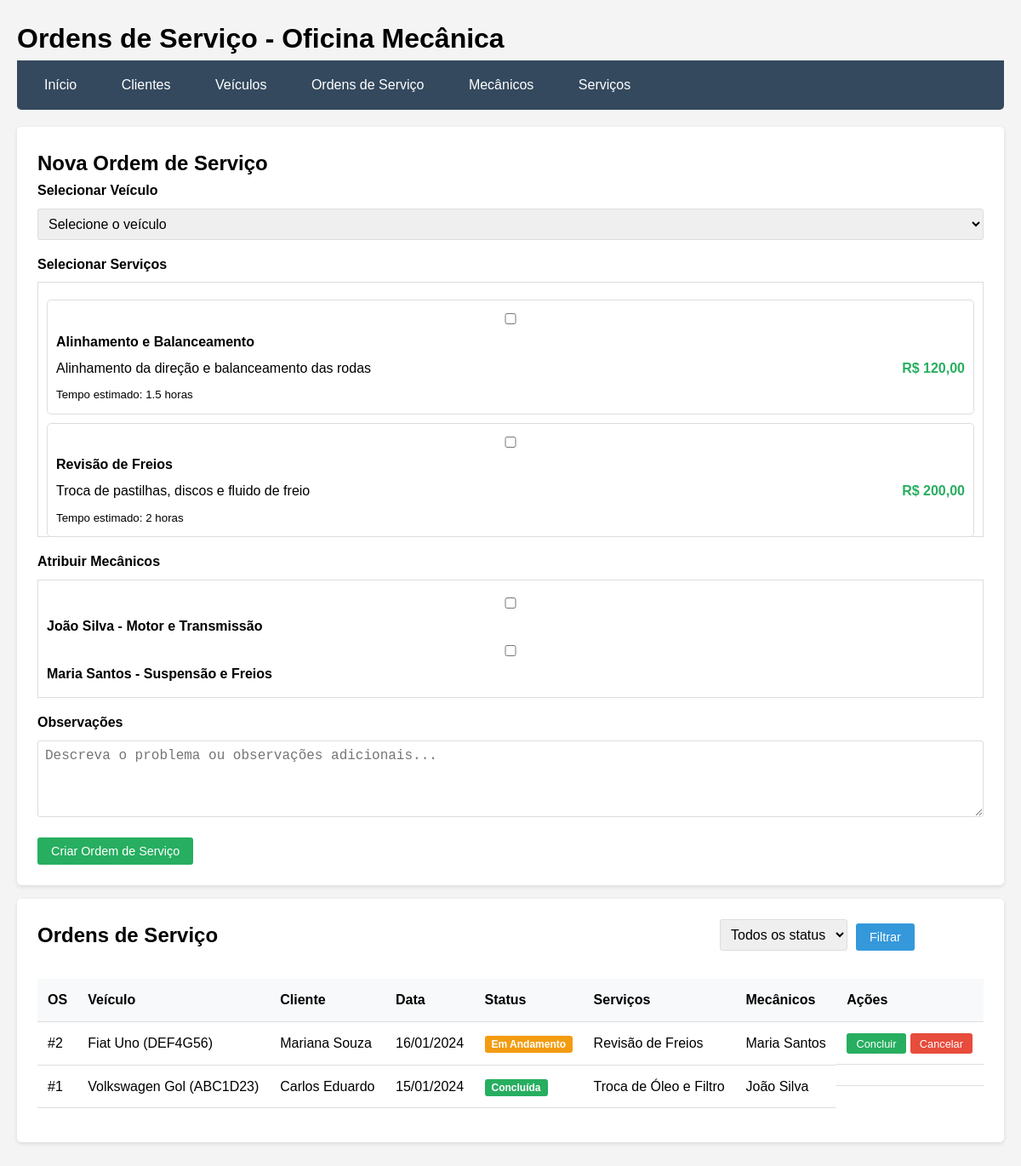
Page /ordens.php on the committed database.
### tables this page shows
CREATE TABLE servicos (
    id_servico INT AUTO_INCREMENT PRIMARY KEY,
    nome_servico VARCHAR(100) NOT NULL,
    descricao TEXT,
    preco_mao_obra DECIMAL(10,2) NOT NULL,
    tempo_estimado VARCHAR(50)
);

CREATE TABLE mecanicos (
    id_mecanico INT AUTO_INCREMENT PRIMARY KEY,
    nome VARCHAR(100) NOT NULL,
    especialidade VARCHAR(100)
);

CREATE TABLE ordens_servico (
    id_os INT AUTO_INCREMENT PRIMARY KEY,
    id_veiculo INT NOT NULL,
    data_abertura DATE,
    status VARCHAR(20) DEFAULT 'Aberta',
    observacoes TEXT,
    FOREIGN KEY (id_veiculo) REFERENCES veiculos(id_veiculo) ON DELETE CASCADE
);

CREATE TABLE veiculos (
    id_veiculo INT AUTO_INCREMENT PRIMARY KEY,
    id_cliente INT NOT NULL,
    marca VARCHAR(50) NOT NULL,
    modelo VARCHAR(50) NOT NULL,
    ano INT,
    placa VARCHAR(10) UNIQUE NOT NULL,
    FOREIGN KEY (id_cliente) REFERENCES clientes(id_cliente) ON DELETE CASCADE
);

CREATE TABLE clientes (
    id_cliente INT AUTO_INCREMENT PRIMARY KEY,
    nome VARCHAR(100) NOT NULL,
    telefone VARCHAR(20),
    email VARCHAR(100)
);

### config.php (called while the page is built, shortened)
<?php
function formatarData($data) {
    return $data ? date('d/m/Y', strtotime($data)) : '';
}
function formatarMoeda($valor) {
    return 'R$ ' . number_format($valor, 2, ',', '.');
}
include 'funcoes.php';
?>

### ordens.php (the view, shortened to what this page needs)
<?php include 'config.php'; ?>
<?php
$status_filtro = '';
$where = '';
?>
<!DOCTYPE html>
<html>
<head>
    <link rel="stylesheet" href="style.css">
</head>
<body>
    <div class="container">
        <h1>Ordens de Serviço - Oficina Mecânica</h1>
        <nav>
            <a href="index.php">Início</a>
            <a href="clientes.php">Clientes</a>
            <a href="veiculos.php">Veículos</a>
            <a href="ordens.php">Ordens de Serviço</a>
            <a href="mecanicos.php">Mecânicos</a>
            <a href="servicos.php">Serviços</a>
        </nav>
        <div class="card">
            <h2>Nova Ordem de Serviço</h2>
            <form method="POST">
                <div class="form-group">
                    <label>Selecionar Veículo</label>
                    <select name="id_veiculo" required>
                        <option value="">Selecione o veículo</option>
                    </select>
                </div>
                <div class="form-group">
                    <label>Selecionar Serviços</label>
                    <div style="max-height: 300px; overflow-y: auto; border: 1px solid #ddd; padding: 10px;">
                        <?php
                        $servicos = $pdo->query("SELECT * FROM servicos ORDER BY nome_servico");
                        while($servico = $servicos->fetch()):
                        ?>
                        <div class="service-item">
                            <label style="display: block; margin-bottom: 5px;">
                                <input type="checkbox" name="servicos[]" value="<?php echo $servico['id_servico']; ?>">
                                <strong><?php echo $servico['nome_servico']; ?></strong>
                            </label>
                            <div class="service-info">
                                <span><?php echo $servico['descricao']; ?></span>
                                <span class="service-price"><?php echo formatarMoeda($servico['preco_mao_obra']); ?></span>
                            </div>
                            <small>Tempo estimado: <?php echo $servico['tempo_estimado']; ?></small>
                        </div>
                        <?php endwhile; ?>
                    </div>
                </div>
                <div class="form-group">
                    <label>Atribuir Mecânicos</label>
                    <div style="border: 1px solid #ddd; padding: 10px;">
                        <?php
                        $mecanicos = $pdo->query("SELECT * FROM mecanicos ORDER BY nome");
                        while($mecanico = $mecanicos->fetch()){
                            echo "<label style='display: block; margin: 5px 0;'>
                                    <input type='checkbox' name='mecanicos[]' value='{$mecanico['id_mecanico']}'>
                                    {$mecanico['nome']} - {$mecanico['especialidade']}
                                  </label>";
                        }
                        ?>
                    </div>
                </div>
                <div class="form-group">
                    <label>Observações</label>
                    <textarea name="observacoes" placeholder="Descreva o problema ou observações adicionais..." rows="4"></textarea>
                </div>
                <button type="submit" name="adicionar" class="btn btn-success">Criar Ordem de Serviço</button>
            </form>
        </div>
        <div class="card">
            <div class="header-actions">
                <h2>Ordens de Serviço</h2>
                <form method="GET" class="form-inline">
                    <div class="form-group">
                        <select name="status">
                            <option value="">Todos os status</option>
                        </select>
                    </div>
                    <div class="form-group">
                        <button type="submit" class="btn">Filtrar</button>
                    </div>
                </form>
            </div>
            <div class="table-responsive">
                <table>
                    <thead>
                        <tr>
                            <th>OS</th>
                            <th>Veículo</th>
                            <th>Cliente</th>
                            <th>Data</th>
                            <th>Status</th>
                            <th>Serviços</th>
                            <th>Mecânicos</th>
                            <th>Ações</th>
                        </tr>
                    </thead>
                    <tbody>
                        <?php
                        $sql = "SELECT os.*, v.marca, v.modelo, v.placa, c.nome as cliente,
                                GROUP_CONCAT(DISTINCT s.nome_servico SEPARATOR ', ') as servicos,
                                GROUP_CONCAT(DISTINCT m.nome SEPARATOR ', ') as mecanicos
                                FROM ordens_servico os
                                JOIN veiculos v ON os.id_veiculo = v.id_veiculo
                                JOIN clientes c ON v.id_cliente = c.id_cliente
                                LEFT JOIN os_servicos oss ON os.id_os = oss.id_os
                                LEFT JOIN servicos s ON oss.id_servico = s.id_servico
                                LEFT JOIN os_mecanicos om ON os.id_os = om.id_os
                                LEFT JOIN mecanicos m ON om.id_mecanico = m.id_mecanico
                                $where
                                GROUP BY os.id_os
                                ORDER BY os.id_os DESC";
                        if($status_filtro) {
                            $stmt = $pdo->prepare($sql);
                            $stmt->execute([$status_filtro]);
                        } else {
                            $stmt = $pdo->query($sql);
                        }
                        while($os = $stmt->fetch()):
                        ?>
                        <tr>
                            <td>#<?php echo $os['id_os']; ?></td>
                            <td><?php echo $os['marca'] . ' ' . $os['modelo'] . ' (' . $os['placa'] . ')'; ?></td>
                            <td><?php echo $os['cliente']; ?></td>
                            <td><?php echo formatarData($os['data_abertura']); ?></td>
                            <td><?php echo getStatusBadge($os['status']); ?></td>
                            <td><?php echo $os['servicos'] ?: 'Nenhum serviço'; ?></td>
                            <td><?php echo $os['mecanicos'] ?: 'Nenhum mecânico'; ?></td>
                            <td class="action-buttons">
                                <?php if($os['status'] == 'Aberta' || $os['status'] == 'Em Andamento'): ?>
                                    <form method="POST" style="display: inline;">
                                        <button type="submit" name="concluir" class="btn btn-success btn-sm">Concluir</button>
                                    </form>
                                    <form method="POST" style="display: inline;">
                                        <button type="submit" name="cancelar" class="btn btn-danger btn-sm"
                                                onclick="return confirm('Tem certeza que deseja cancelar a OS #<?php echo $os['id_os']; ?>?')">
                                            Cancelar
                                        </button>
                                    </form>
                                <?php endif; ?>
                            </td>
                        </tr>
                        <?php endwhile; ?>
                    </tbody>
                </table>
            </div>
        </div>
    </div>
</body>
</html>

### funcoes.php (shortened to what this page needs)
<?php
function getStatusBadge($status) {
    $classes = [
        'Aberta' => 'status-aberta',
        'Em Andamento' => 'status-andamento',
        'Concluída' => 'status-concluida',
        'Cancelada' => 'status-cancelada'
    ];
    $class = $classes[$status] ?? 'status-aberta';
    return '<span class="status-badge ' . $class . '">' . $status . '</span>';
}
?>

### style.css (style rules this page uses)
* { margin: 0; padding: 0; box-sizing: border-box; }
body { font-family: Arial, sans-serif; background: #f4f4f4; line-height: 1.6; }
.container { max-width: 1200px; margin: 0 auto; padding: 20px; }
nav { background: #34495e; padding: 1rem; margin-bottom: 20px; border-radius: 0 0 5px 5px; }
nav a { color: white; text-decoration: none; margin-right: 1rem; padding: 0.5rem 1rem; border-radius: 3px; transition: background 0.3s; }
.card { background: white; padding: 1.5rem; margin: 1rem 0; border-radius: 5px; box-shadow: 0 2px 5px rgba(0,0,0,0.1); }
.table-responsive { overflow-x: auto; }
table { width: 100%; border-collapse: collapse; margin: 1rem 0; }
th, td { padding: 0.75rem; text-align: left; border-bottom: 1px solid #ddd; }
th { background: #f8f9fa; font-weight: bold; }
.btn { background: #3498db; color: white; padding: 0.5rem 1rem; border: none; border-radius: 3px; cursor: pointer; text-decoration: none; display: inline-block; font-size: 0.9rem; transition: background 0.3s; }
.btn-success { background: #27ae60; }
.btn-danger { background: #e74c3c; }
.btn-sm { padding: 0.3rem 0.7rem; font-size: 0.8rem; }
.form-group { margin-bottom: 1rem; }
label { display: block; margin-bottom: 0.5rem; font-weight: bold; }
input, select, textarea { width: 100%; padding: 0.5rem; border: 1px solid #ddd; border-radius: 3px; font-size: 1rem; }
.header-actions { display: flex; justify-content: space-between; align-items: center; margin-bottom: 1rem; flex-wrap: wrap; gap: 1rem; }
.form-inline { display: flex; gap: 10px; align-items: end; flex-wrap: wrap; }
.form-inline .form-group { margin-bottom: 0; flex: 1; min-width: 150px; }
.action-buttons { display: flex; gap: 5px; flex-wrap: wrap; }
.status-badge { padding: 3px 8px; border-radius: 3px; color: white; font-size: 12px; font-weight: bold; }
.status-andamento { background: #f39c12; }
.status-concluida { background: #27ae60; }
.service-item { margin: 10px 0; padding: 10px; border: 1px solid #ddd; border-radius: 5px; }
.service-info { display: flex; justify-content: space-between; margin: 5px 0; }
.service-price { color: #27ae60; font-weight: bold; }

### rows in the picture
servicos: nome_servico "Alinhamento e Balanceamento", descricao "Alinhamento da direção e balanceamento das rodas", preco_mao_obra "R$ 120,00", tempo_estimado "1.5 horas"
servicos: nome_servico "Revisão de Freios", descricao "Troca de pastilhas, discos e fluido de freio", preco_mao_obra "R$ 200,00", tempo_estimado "2 horas"
mecanicos: nome "João Silva", especialidade "Motor e Transmissão"
mecanicos: nome "Maria Santos", especialidade "Suspensão e Freios"
ordens_servico: id_os "2", id_veiculo.marca "Fiat", id_veiculo.modelo "Uno", id_veiculo.placa "DEF4G56", clientes.nome "Mariana Souza", data_abertura "16/01/2024", status "Em Andamento", servicos "Revisão de Freios", mecanicos "Maria Santos"
ordens_servico: id_os "1", id_veiculo.marca "Volkswagen", id_veiculo.modelo "Gol", id_veiculo.placa "ABC1D23", clientes.nome "Carlos Eduardo", data_abertura "15/01/2024", status "Concluída", servicos "Troca de Óleo e Filtro", mecanicos "João Silva"
